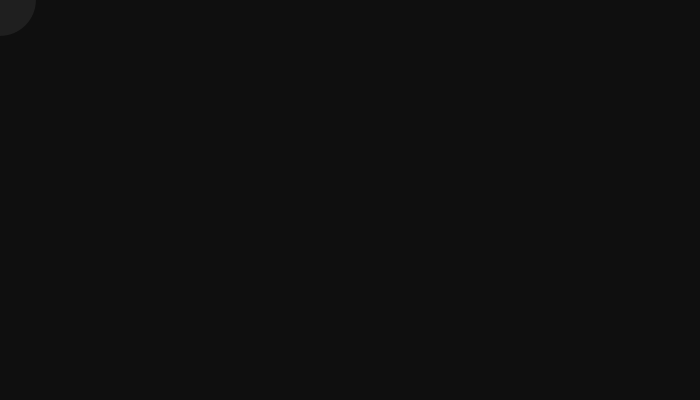
Frame 1 (no input)
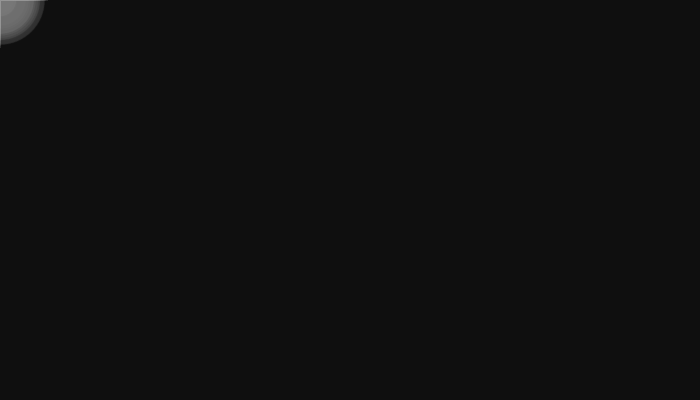
Frame 60 (the mouse pressed at the canvas centre just before this capture)
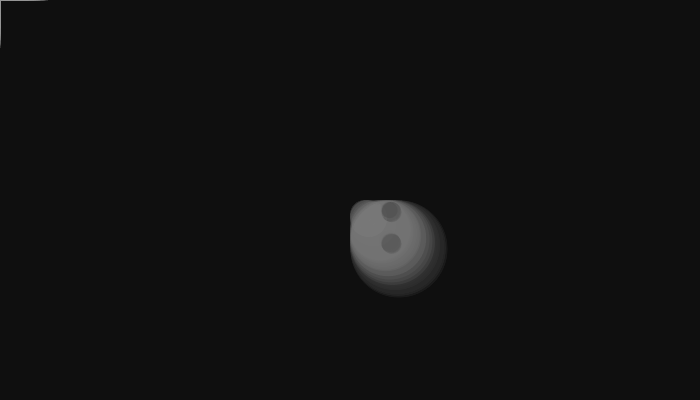
Frame 120 (the mouse held since frame 60 and released just before this capture)

The Processing sketch that drew these frames (run headless with seeded random() and noise(); from frame 60 on, the mouse is pressed at the canvas centre):

// Processing sketch: processing_36284
// ── processing_36284.pde

float r;
float theta;
float theta_vel;
float theta_acc;
float s;
float o=8;
float time = 200;
int dms =0;
float gen;
float b = 15;
 
void setup() {
  size(700, 400);
  frameRate(30);
  smooth();
  r = 20;
  theta = 0;
  theta_vel = 0;
  theta_acc =0.00001;
  frameRate(50);
  background(b);
   
}
 
void red1  (float red1) {
  fill(red1,0,0,o);
}
 
void g (float rage){
  fill (200,rage,0,o);
}
 
void smoke (float q) {
  fill(0,8);
  noStroke ();
  rect (1-width/2,1-height/2,width,height);
   
  fill (150,30);
 noStroke ();
 //rotate(mouseY);
  ellipse (mouseX+dms-width/2,mouseY+dms-height/2,gen,gen);
  loop();
}
 
void draw() {
    s = 20;
  fill(50);
  rect(height,width,0,0);
  translate(width/2, height/2);
  float x = r * cos(theta);
  float y = r * sin(theta);
  float d = 0;
  float q = 20;
  gen = random(20,100);
   
  ellipseMode(mouseX+CENTER);
  noStroke();
  fill (b,o);
  ellipse(mouseY-x,mouseX- y, s, s);
  fill (b,o);
  ellipse(d+mouseY+x,q-mouseX+ y, s, s);
  fill (b,o);
  ellipse(x,y, 16, 16);
  fill (b,o);
  ellipse(d-mouseX-x,d-mouseY- y, s, s);
  fill (b,o);
  ellipse(y-x, y, s, s);
  fill (b,o);
  ellipse(d +r-x,d-mouseY- y, s, s);
  fill (b,o);
   ellipse(d+x,y, s, s);
   fill (b,o);
   ellipse(x,r+y, s, s);
  smoke(240);
 
 d = d+2*2;
 if (gen <150) {
 gen = gen+11;
 }
if (r<=200){
  r = r+0.1;
}
  theta_vel += theta_acc;
  theta += theta_vel;
 
}               
